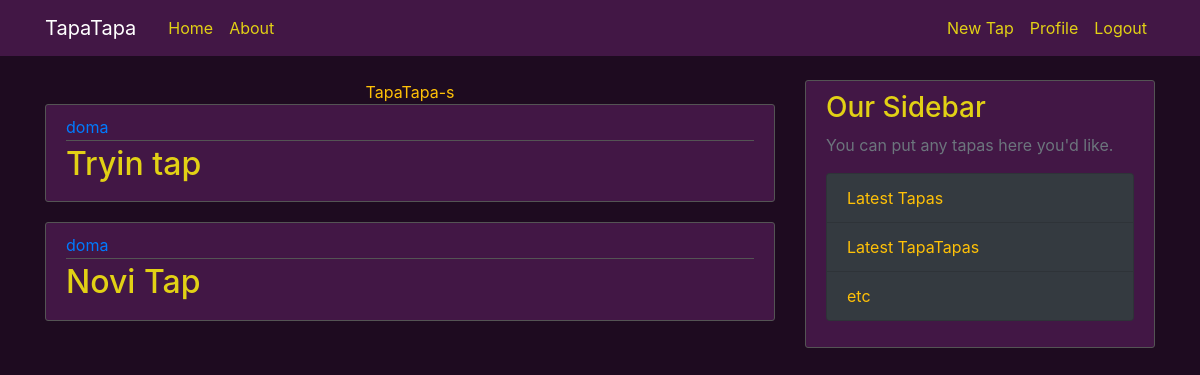
The app's page / (signed in), older data.
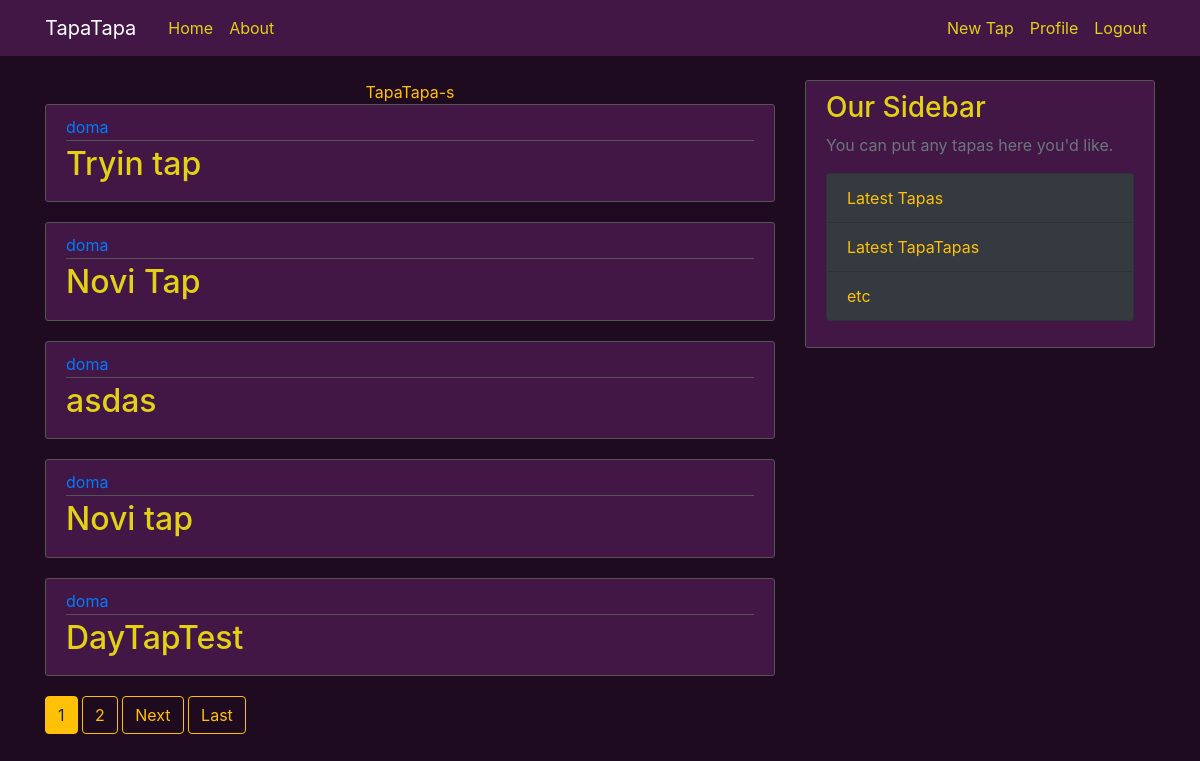
The same page, newer data.
### tapa/models.py (models this page shows, shortened)
class Tap(models.Model):
    added_on = models.DateTimeField(default=timezone.now, blank=True)
    title = models.CharField(max_length=256, default='')
    message = models.TextField(default='')
    send_date = models.DateTimeField("send on date...", blank=True, null=True)
    email_to = models.EmailField(default='', blank=True)
    user = models.ForeignKey(User, on_delete=models.CASCADE)

### tapa/views.py (the view)
# urls.py: path('', TapList.as_view(), name='home'),
class TapList(LoginRequiredMixin, ListView):
    model = Tap
    context_object_name = 'taps'
    template_name = 'tapa/home.html'
    paginate_by = 5
    def get_queryset(self):
        return Tap.objects.filter(user=self.request.user)

### tapa/templates/tapa/home.html (shortened to what this page needs)
{% extends "tapa/base.html" %}
{% block content %}
<div class="text-center text-warning">
    TapaTapa-s
</div>
{% if user.is_authenticated %}
    {% for tap in taps %}
    <article class="media content-section">
        <div class="media-body">
        <div class="article-metadata">
            <a class="mr-2" href="{% url 'profile' %}">{{ tap.user }}</a>
        </div>
        <h2><a class="article-title" href="#">{{ tap.title }}</a></h2>
        </div>
    </article>
    {% endfor %}
{% else %}
    <a class="text-center text-warning"> Login or register to see your tapa tapa! </a>
{% endif %}
{% if is_paginated %}
    {% for num in page_obj.paginator.page_range %}
        {% if page_obj.number == num %}
            <a class="btn btn-warning mb-4" href="?page={{ num }}">{{ num }}</a>
        {% elif num > page_obj.number|add:'-3' and num < page_obj.number|add:'3'%}
            <a class="btn btn-outline-warning mb-4" href="?page={{ num }}">{{ num }}</a>
        {% endif %}
    {% endfor %}
    {% if page_obj.has_next %}
        <a class="btn btn-outline-warning mb-4" href="?page={{ page_obj.next_page_number }}">Next</a>
        <a class="btn btn-outline-warning mb-4" href="?page={{ page_obj.paginator.num_pages }}">Last</a>
    {% endif %}
{% endif %}
{% endblock content %}

### tapa/templates/tapa/base.html (shortened to what this page needs)
{% load static %}
<!DOCTYPE html>
<html lang="en">
<head>
    <link rel="stylesheet" href="https://cdn.jsdelivr.net/npm/bootstrap@4.0.0/dist/css/bootstrap.min.css">
    <link rel="stylesheet" type="text/css" href="{% static 'tapa/main.css' %}">
</head>
<body>
    <header class="site-header">
        <nav class="navbar navbar-expand-md navbar-dark bg-steel fixed-top">
            <div class="container">
                <a class="navbar-brand mr-4" href="{% url 'home' %}">TapaTapa</a>
                <div class="collapse navbar-collapse" id="navbarToggle">
                    <div class="navbar-nav mr-auto">
                    <a class="nav-item nav-link" href="{% url 'home' %}">Home</a>
                    <a class="nav-item nav-link" href="#">About</a>
                    </div>
                    <div class="navbar-nav">
                      {% if user.is_authenticated %}
                      <a class="nav-item nav-link" href="{% url 'new_tap' %}">New Tap</a>
                      <a class="nav-item nav-link" href="{% url 'profile' %}">Profile</a>
                      <a class="nav-item nav-link" href="{% url 'logout' %}">Logout</a>
                      {% else %}
                      <a class="nav-item nav-link" href="{% url 'login' %}">Login</a>
                      <a class="nav-item nav-link" href="{% url 'register' %}">Register</a>
                      {% endif %}
                </div>
            </div>
        </nav>
    </header>
    <main role="main" class="container">
        <div class="row">
          <div class="col-md-8">
            {% block content %}{% endblock %}
          </div>
          <div class="col-md-4">
            <div class="content-section">
              <h3>Our Sidebar</h3>
              <p class='text-muted'>You can put any tapas here you'd like.
                <ul class="list-group ">
                  <li class="list-group-item list-group-item-light text-warning bg-dark">Latest Tapas</li>
                  <li class="list-group-item list-group-item-light text-warning bg-dark">Latest TapaTapas</li>
                  <li class="list-group-item list-group-item-light text-warning bg-dark">etc</li>
                </ul>
              </p>
            </div>
          </div>
        </div>
    </main>
</body>
</html>

### tapa/static/tapa/main.css (style rules this page uses)
body { background: #1e0b20; color: #287074; margin-top: 5rem; }
h1, h2, h3, h4, h5, h6 { color: #e2d115; }
ul { margin: 0; }
.bg-steel { background-color: #421745; }
.site-header .navbar-nav .nav-link { color: #e2d115; }
.content-section { background: #421745; padding: 10px 20px; border: 1px solid #545454; border-radius: 3px; margin-bottom: 20px; }
.article-title { color: #e2d115; }
.article-metadata { padding-bottom: 1px; margin-bottom: 4px; border-bottom: 1px solid #545454 }

Row changes from the older to the newer data that the page shows:
added Tap: user "doma", title "asdas"
added Tap: user "doma", title "Novi tap"
added Tap: user "doma", title "DayTapTest"
Text that changed along with them:
new list line: "1"
new list line: "2"
text now shown: "Next Last"
